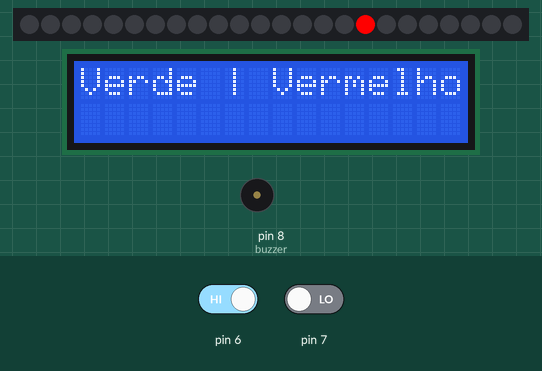
Bench run of a sketch on a simulated Arduino Uno, built with avr-gcc and run on an emulated ATmega328P. Parts: 24 RGB LEDs in strip order, left to right, 16×2 character LCD, buzzer (waves = sounding). Inputs (shaded band) come from the test bench; at power-on: pin 7 LOW, pin 6 HIGH. Random numbers use the default seed unless the sketch sets one; what the sketch prints to the serial monitor is not drawn.

Above: at 18.3 s.
At 27.3 s:
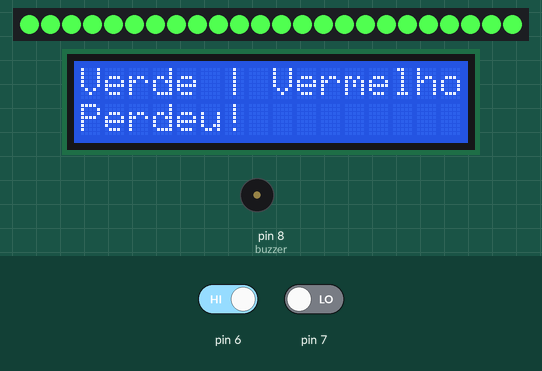
27.4 s: pin 7 driven HIGH
At 41.5 s:
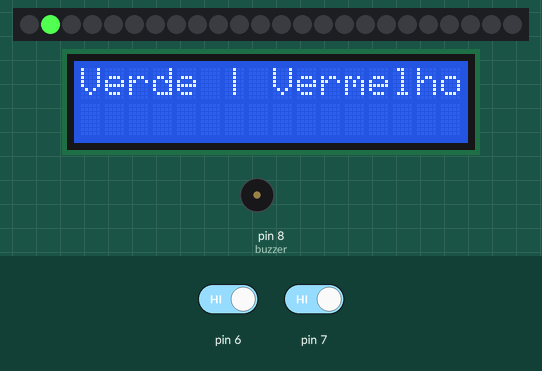
At 56.7 s:
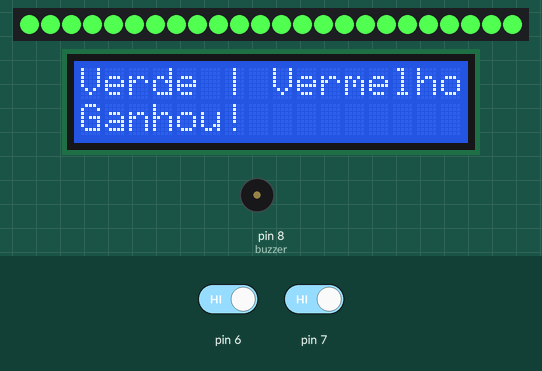
57.2 s: pin 6 driven HIGH
Timing chart, 0 to 60.2 s (numbered marks = the images above; inputs shaded):
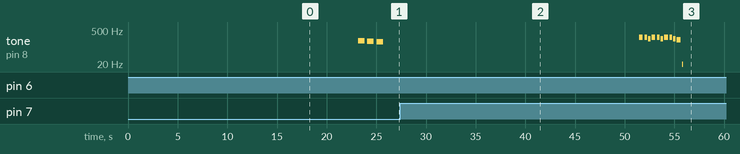

Measured:
- by itself, tone on pin 8 (buzzer): plays 247 Hz for 0.40 s, 247 Hz for 0.25 s, 220 Hz for 0.25 s, 247 Hz for 0.40 s, 247 Hz for 0.25 s, 220 Hz for 0.25 s … (11 notes in this stretch)
- what the display in image 0 shows lasts 0.9 s, from 18.3 s to 19.2 s
- what the display in image 2 shows lasts 0.6 s, from 41.1 s to 41.7 s

The sketch:

codigo-projeto.ino
```cpp
/*
Projeto final de sistemas digitais
Pedro Ferreira - Pedro Zanineli
*/

/* Definição das notas */
#define NOTE_B2 247
#define NOTE_G2 196
#define NOTE_A2 220
#define NOTE_E3  165
#define NOTE_F3  175
#define NOTE_FS3 185

/* Pré-processamento da fita de LED */
#include <Adafruit_NeoPixel.h>
#define PIN 13	 // input pin Neopixel is attached to
#define NUMPIXELS 24 // number of neopixels in strip
Adafruit_NeoPixel pixels = Adafruit_NeoPixel(NUMPIXELS, PIN, NEO_GRB + NEO_KHZ800);

/* Definição das cores */

int redColor;
int greenColor;
int blueColor;

/* Variáveis - delay, random, count */
int d, r, count, i;

/* Pré-processamento do visor LCD */
#include <LiquidCrystal.h>
LiquidCrystal lcd(12, 11, 5, 4, 3, 2);

/* Leitura dos botões e buzzer */
int buttonVer,buttonPre;
int buzzer = 8;

void setup(){

  Serial.begin(9600);

  // Buzzer
  pinMode(buzzer, OUTPUT);

  pinMode(6, INPUT);
  pinMode(7, INPUT);

  pixels.begin();
  lcd.begin(16, 2);

  lcd.setCursor(0, 0);
  lcd.print("Verde | Vermelho");

}

void loop() {

  buttonVer = digitalRead(7);
  buttonPre = digitalRead(6);

  int teste;

  if(buttonVer == 1 || buttonPre == 1){

    pixels.clear();

    lcd.setCursor(0, 1);
  	lcd.print("       ");

    // rodar();

    r = random(60,84);

    count = i = 0;

    while(count <= r){

      // pixels.Color usa valores de RGB, de 0,0,0 até 255,255,255

      if (i%2==0){

      	// Fará com que o LED fique vermelho

   		redColor = 255;
		greenColor = 0;
		blueColor = 0;

   	  }else{

      	// Fará com que o LED fique verde

        redColor = 80;
		greenColor = 255;
		blueColor = 80;

      }

      pixels.setPixelColor(i, pixels.Color(redColor,greenColor,blueColor));
      if(i==0){

        pixels.setPixelColor(23, pixels.Color(0, 0,0));
      }

      else{
      	pixels.setPixelColor(i-1, pixels.Color(0, 0,0));
      }

      pixels.show();

      /* Controle de velocidade */

      if(count <=((4*r)/10)){
      	d = 100;
      }

      if(count > ((4*r)/10) && count <=((5*r)/10)){
      	d = 250;
      }

       if(count > ((5*r)/10) && count <=((7*r)/10)){
        d = 350;
      }
       if(count > ((7*r)/10) && count <=((8*r)/10)){
        d = 450;
      }

       if(count > ((8*r)/10) && count <=((9*r)/10)){
      	d = 550;
      }

       if(count > ((9*r)/10) && count <=((9.5*r)/10)){
      	d = 700;
      }
       if(count > ((9.5*r)/10) && count <=((9.8*r)/10)){
      	d = 900;
      }
      if(count > ((9.8*r)/10) && count <=((9.9*r)/10)){
      	d = 1000;
      }
       if(count >((9.9*r)/10)){
        d = 1100;
      }

      if(i >= 23){
        i=0;
      }else{
        i++;
      }

      count++;
      delay(d);

    }

    int res = r%2;

    if(buttonVer == res){

      Serial.print("Ganhou ");

      lcd.setCursor(0, 1);
  	  lcd.print("Ganhou!");

    }else if(buttonPre != res){

      Serial.print("Ganhou ");

      lcd.setCursor(0, 1);
  	  lcd.print("Ganhou!");

    }else{

      Serial.print("Perdeu ");

      lcd.setCursor(0, 1);
  	  lcd.print("Perdeu!");
    }

    Serial.println(r);
    delay(1000);
    if(buttonVer == res || buttonPre != res){

      musicaWin();

    }

    else{

      musicaLose();
    }

    acender(res);

  // Envia uma atualização da cor do pixel para o hardware

  delay(200);
  }

}

void acender(int result){

	if (result){

      // Fará com que o LED fique vermelho

   		redColor = 80;
		greenColor = 255;
		blueColor = 80;

   	}else{

      	// Fará com que o LED fique cinza

        redColor = 255;
		greenColor = 0;
		blueColor = 0;

    }

  for(int j = 0; j <= NUMPIXELS; j++){
  		pixels.setPixelColor(j, pixels.Color(redColor,greenColor,blueColor));
  }

  pixels.show();

  delay(4000);
}

//Contrução das melodias do Buzzer

int melodyLose[] = {

  	NOTE_FS3, NOTE_F3, NOTE_E3

  };

  int noteDurationsLose[] = {

    3,3,3

  };

  int melodyWin[] = {

  	NOTE_B2, NOTE_B2, NOTE_A2, NOTE_B2, NOTE_B2, NOTE_A2, NOTE_B2,
 	NOTE_B2, NOTE_A2, NOTE_G2

  };

  int noteDurationsWin[] = {

    5, 8, 8, 5, 8, 8, 5, 8, 8, 5

  };

void musicaWin(){

   for (int thisNote = 0; thisNote < 11; thisNote++) {

    int noteDuration = 2000 / noteDurationsWin[thisNote];

    tone(8, melodyWin[thisNote], noteDuration);


    int pauseBetweenNotes = noteDuration * 1.40;

    delay(pauseBetweenNotes);

    noTone(8);
   }

  }

  void musicaLose(){


   for (int thisNote = 0; thisNote < 3; thisNote++) {

    int noteDuration = 2000 / noteDurationsLose[thisNote];

    tone(8, melodyLose[thisNote], noteDuration);


    int pauseBetweenNotes = noteDuration * 1.40;

    delay(pauseBetweenNotes);

    noTone(8);

  }
}
```
